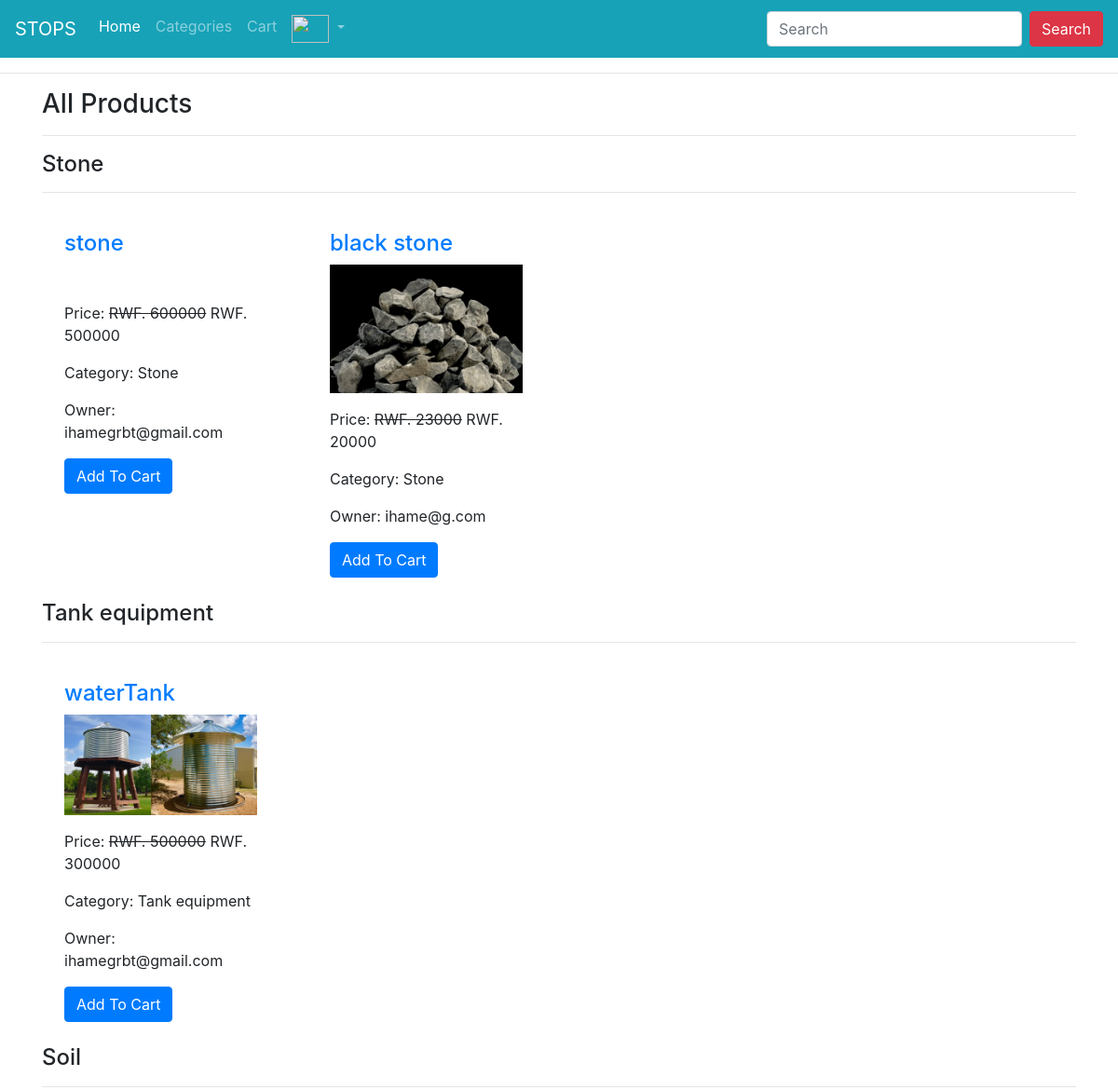
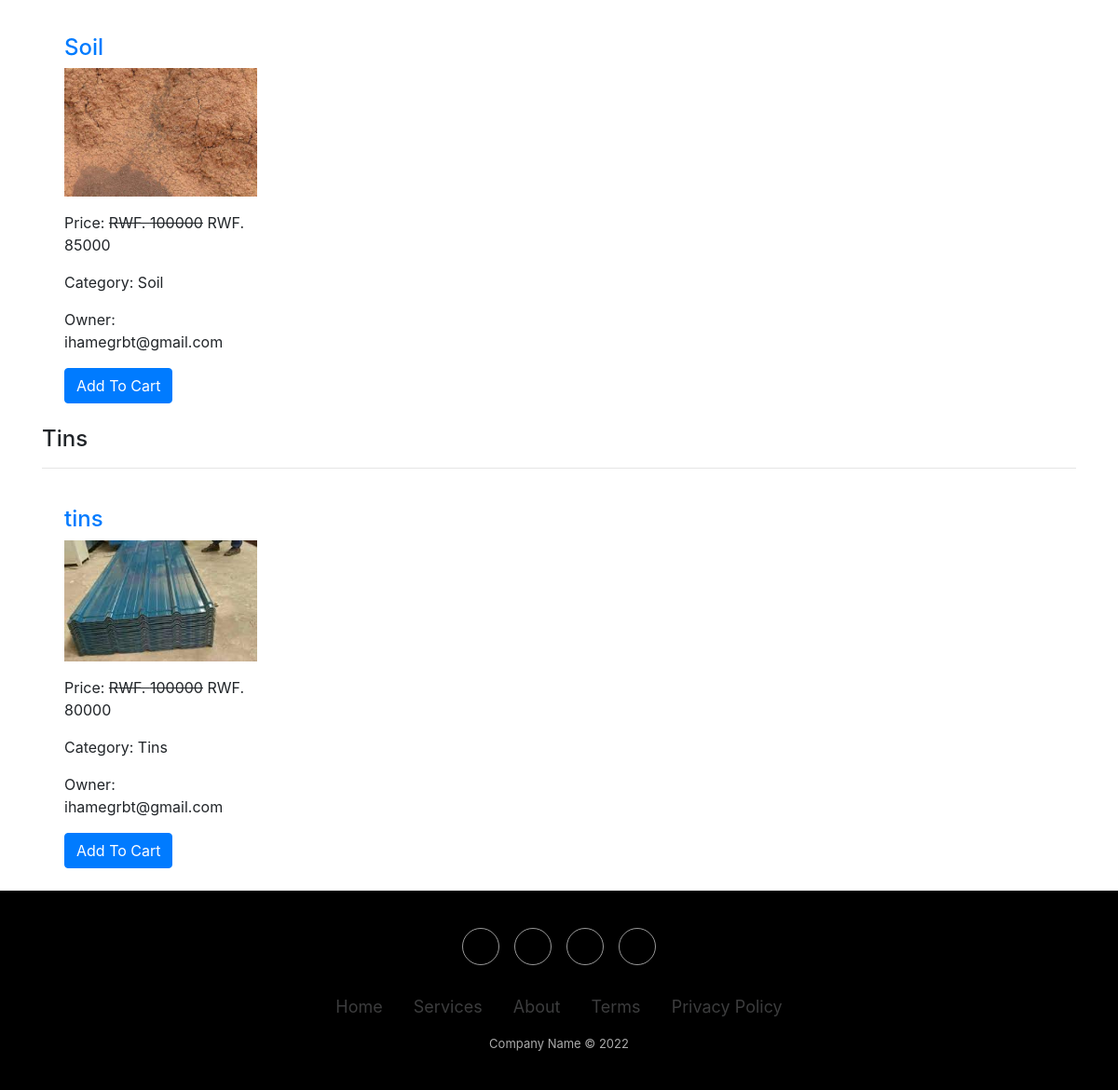
The page /all-products/ (signed in) on the database its author committed (2 pictures, top to bottom).
### ecomapp/models.py (models this page shows, shortened)
class Category(models.Model):
    title = models.CharField(max_length=200)
    slug = models.SlugField(unique=True)
    def __str__(self):
        return self.title

class Product(models.Model):
    title = models.CharField(max_length=200)
    slug = models.SlugField(unique=True)
    category = models.ForeignKey(Category, on_delete=models.CASCADE)
    image = models.ImageField(upload_to="products")
    marked_price = models.PositiveIntegerField()
    selling_price = models.PositiveIntegerField()
    description = models.TextField()
    warranty = models.CharField(max_length=300, null=True, blank=True)
    return_policy = models.CharField(max_length=300, null=True, blank=True)
    view_count = models.PositiveIntegerField(default=0)
    productowner=models.CharField(User.get_full_name, max_length=300, default="ihamegrbt@gmail.com")

### ecomapp/views.py (the view)
# urls.py: path("all-products/", AllProductsView.as_view(), name="allproducts"),
class AllProductsView(EcomMixin, TemplateView):
    template_name = "allproducts.html"
    def get_context_data(self, **kwargs):
        context = super().get_context_data(**kwargs)
        context['allcategories'] = Category.objects.all()
        return context

### ecomapp/views.py (called while the page is built)
    def dispatch(self, request, *args, **kwargs):
        cart_id = request.session.get("cart_id")
        if cart_id:
            cart_obj = Cart.objects.get(id=cart_id)
            if request.user.is_authenticated and request.user.customer:
                cart_obj.customer = request.user.customer
                cart_obj.save()
        return super().dispatch(request, *args, **kwargs)

### templates/allproducts.html (shortened to what this page needs)
{% extends 'base1.html' %}
{% block content %}
<div class="container">
    <h3>All Products</h3><hr>
    {% for cat in allcategories %}
    <h4>{{cat.title}}</h4><hr>
    <div class="row">
        {% for p in cat.product_set.all %}
        <div class="col-md-3">
            <div class="m-4">
                <h4><a href="{% url 'ecomapp:productdetail' p.slug %}">{{p.title}}</a></h4>
                <img src="{{p.image.url}}" alt="" class="img-fluid" style="height: 2500; object-fit: cover;">
                <p class="mt-3">Price: <strike>RWF. {{p.marked_price}}</strike> RWF. {{p.selling_price}}</p>
                <p>Category: {{p.category}}</p> <p>Owner: {{p.productowner}}</p>
                <a href="{% url 'ecomapp:addtocart' p.id %}" class="btn btn-primary">Add To Cart</a>
            </div>
        </div>
        {% endfor %}
    </div>
    {% endfor %}
</div>
{% endblock %}

### rows shown on the page
Category: title "Stone"
Product: title "stone", marked_price "600000", selling_price "500000", category "Stone", productowner "ihamegrbt@gmail.com"
Product: title "black stone", image (picture), marked_price "23000", selling_price "20000", category "Stone", productowner "ihame@g.com"
Category: title "Tank equipment"
Product: title "waterTank", image (picture), marked_price "500000", selling_price "300000", category "Tank equipment", productowner "ihamegrbt@gmail.com"
Category: title "Soil"
Product: title "Soil", image (picture), marked_price "100000", selling_price "85000", category "Soil", productowner "ihamegrbt@gmail.com"
Category: title "Tins"
Product: title "tins", image (picture), marked_price "100000", selling_price "80000", category "Tins", productowner "ihamegrbt@gmail.com"
